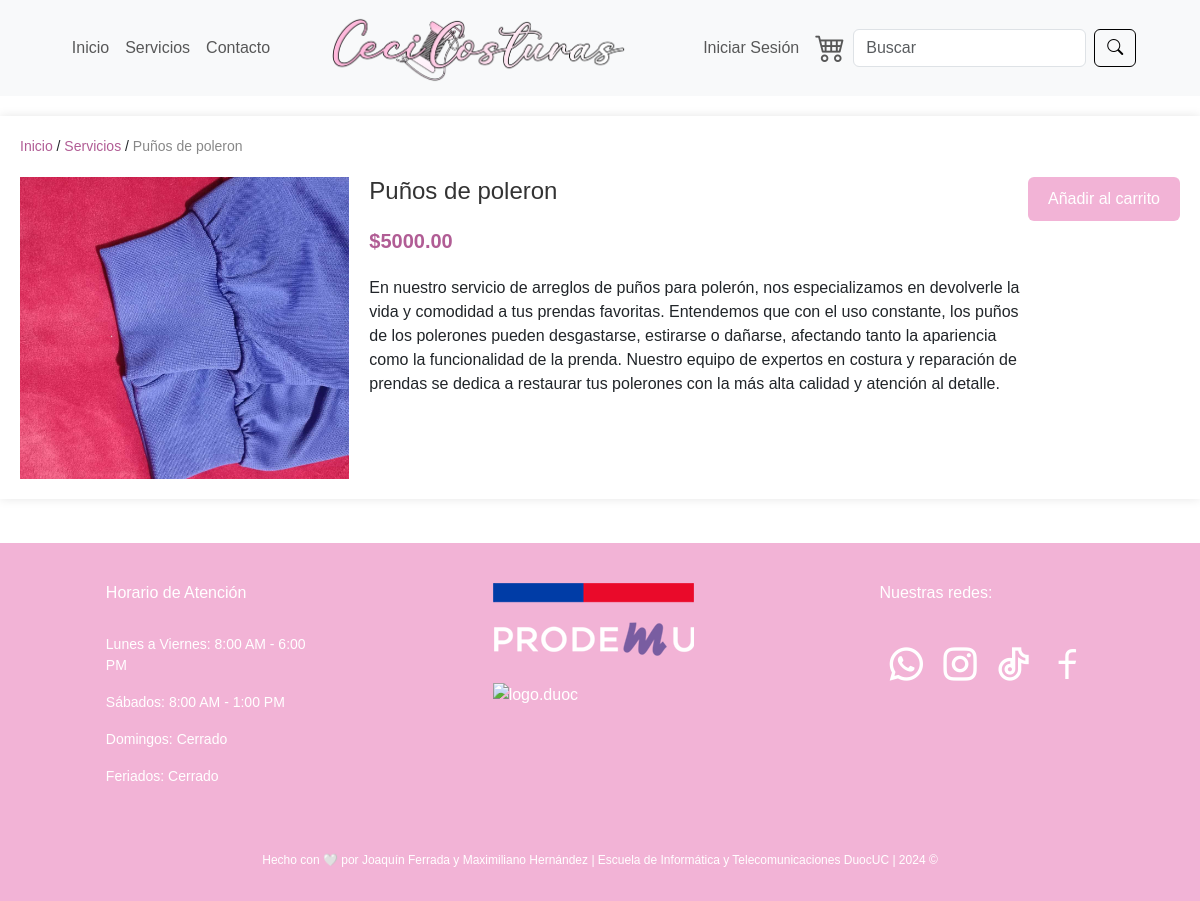
The page /services/6/ on the database its author committed.
### services/models.py (models this page shows, shortened)
class Service(models.Model):
    id = models.AutoField(primary_key=True)
    title = models.CharField(max_length=100)
    description = models.TextField()
    price = models.DecimalField(max_digits=10, decimal_places=2)
    image = models.ImageField(upload_to='services/', blank=True, null=True)  # Guarda en media/services
    create_time = models.DateTimeField(auto_now_add=True)
    update_time = models.DateTimeField(auto_now=True)

### services/views.py (the view)
# urls.py: path('<int:id>/', views.descripcion_servicio, name='descripcion_servicio'),
def descripcion_servicio(request, id):
    servicio = get_object_or_404(Service, id=id) # Obtén el servicio o muestra un error 404 si no existe
    context =   {'servicio': servicio}
    return render(request, 'services/descripcion_servicio.html', context)

### services/templates/services/descripcion_servicio.html (shortened to what this page needs)
{% load static %}
<!DOCTYPE html>
<html lang="en">
<head>
    <link href="https://cdn.jsdelivr.net/npm/bootstrap@5.3.3/dist/css/bootstrap.min.css" rel="stylesheet">
    <link rel="stylesheet" href="{% static 'css/style.css' %}">
    <link rel="stylesheet" href="https://cdn.jsdelivr.net/npm/bootstrap-icons@1.11.3/font/bootstrap-icons.min.css">
    <link href="https://cdn.jsdelivr.net/npm/remixicon@4.2.0/fonts/remixicon.css" rel="stylesheet">
</head>
<body>
    <nav class="navbar navbar-expand-md bg-body-tertiary">
        <div class="container-fluid">
            <div class="collapse navbar-collapse order-3 order-md-2" id="navbar-left">
                <ul class="navbar-nav me-auto">
                    <li class="nav-item">
                        <a class="nav-link" aria-current="page" href="{% url 'index' %}">Inicio</a>
                    </li>
                    <li class="nav-item">
                        <a class="nav-link" href="{% url 'servicios' %}">Servicios</a>
                    </li>
                    <li class="nav-item">
                        <a class="nav-link" href="{% url 'formulario' %}">Contacto</a>
                    </li>
                </ul>
            </div>
            <a class="navbar-brand order-1 order-md-3" href="{% url 'index' %}"><img src="{% static 'images/logo.png' %}"
                    alt="Logo" class="responsive-logo"></a>
            <div class="collapse navbar-collapse order-4 order-md-4" id="navbar-right">
                <ul class="navbar-nav ms-auto d-flex ">
                        {% if user.is_authenticated %}
                        <li class="nav-item">
                            <form action="{% url 'logout' %}" method="post">
                                {% csrf_token %}
                               <a class="nav-link" href="{% url 'logout' %}">Cerrar Sesión</a>
                            </form>
                        </li>
                        {% else %}
                        <li>
                            <a class="nav-link" href="{% url 'login' %}">Iniciar Sesión</a>
                        </li>
                        {% endif %}
                    <li class="nav-item">
                        <a class="nav-link" href="{% url 'carrito' %}"><i class="bi bi-cart4 carrito-login"></i></a>
                    </li>
                    <li class="nav-item">
                        <form class="form-inline d-flex">
                            <input class="form-control me-2" type="search" placeholder="Buscar" aria-label="Buscar">
                            <button class="btn  btn-rosado" type="submit"><i class="bi bi-search"></i></button>
                        </form>
                    </li>
                </ul>
            </div>
        </div>
    </nav>
    <div class="container-servicio">
        <div class="breadcrumbs">
            <a href="{% url 'index' %}">Inicio</a> / <a href="{% url 'servicios' %}">Servicios</a> / <span>{{ servicio.title }}</span>
        </div>
        <div class="product">
            <div class="product-images">
                <img src="{{ servicio.image.url }}" alt="{{ servicio.title }}" class="main-image">
            </div>
            <div class="product-details">
                <h1>{{ servicio.title }}</h1>
                <p class="price">
                    <span class="discounted-price">${{ servicio.price }}</span>
                </p>
                <div class="description">
                    <p>{{ servicio.description }}</p>
                </div>
            </div>
            <div>
                <form method="post" action="{% url 'add_to_cart' servicio.id %}">
                    <button class="btn btn-primary add-to-cart" type="submit">Añadir al carrito</button>
                </form>
            </div>
        </div>
    </div>
    <br><footer class="footer">
        <div class="container">
            <div class="row">
                <div class="col" style="margin-right: 150px;">
                    <br>
                    <h6>Horario de Atención</h6>
                    <br>
                    <p class="footer-text">Lunes a Viernes: 8:00 AM - 6:00 PM</p>
                    <p class="footer-text">Sábados: 8:00 AM - 1:00 PM</p>
                    <p class="footer-text">Domingos: Cerrado</p>
                    <p class="footer-text">Feriados: Cerrado</p>
                </div>
                <div class="col" style="margin-right: 150px;">
                    <br><a href="https://www.prodemu.cl/" target="_blank">
                        <img class="img-footer" src="{% static 'images/prodemu.png' %}"
                            alt="logo.prodemu"></a>
                    <br><br><a
                        href="https://www.duoc.cl/?noticia_post_type=estudiantes-de-la-sede-valparaiso-desarrollaran-sitios-web-para-emprendedoras-beneficiadas-por-promedu"
                        target="_blank">
                        <img class="img-footer"
                            src="https://www.duoc.cl/wp-content/themes/wordpress-duoc-cl/images/logo-duoc.svg"
                            alt="logo.duoc"></a>
                </div>
                <div class="col">
                    <br>
                    <h6>Nuestras redes:</h6>
                    <br>
                    <div class="iconos">
                        <a href="https://web.whatsapp.com/send?phone=56987795611" target="_blank"><i
                                class="ri-whatsapp-line"></i></a>
                        <a href="#"><i class="ri-instagram-line"></i></a>
                        <a href="#"><i class="ri-tiktok-line"></i></a>
                        <a href="#"><i class="ri-facebook-line"></i></a>
                    </div>
                </div>
            </div>
        </div>
        <br><br>
        <p class="footer-small">Hecho con 🤍 por Joaquín Ferrada y Maximiliano Hernández | Escuela de Informática y
            Telecomunicaciones DuocUC | 2024 &copy;</p>
    </footer>
</body>
</html>

### static/css/style.css (style rules this page uses)
body { margin: 0; font-family: 'Poppins', sans-serif; background-color: white; }
*, *::after, *::before { padding: 0; margin: 0; }
:root { --negro: #0D0D0D; --blanco: #F2F2F2; --primary: #F2B3D6; --secondary: #F2C9E0; --oscuro: #260115; --footer: #b15d95; }
.responsive-logo { max-height: 70px; width: auto; height: auto; }
.navbar-nav { flex: 1; display: flex; justify-content: center; align-items: center; }
.carrito-login { font-size: 30px; }
.btn-rosado { color: black; border-color: black; }
footer { background-color: var(--primary); color: #fff; padding: 1em 0; width: auto; height: auto; color: white; }
.footer-small { font-size: 12px; text-align: center; display: flex; justify-content: center; align-items: center; }
.footer-text { font-size: 14px; }
footer .iconos { display: flex; align-items: center; }
footer a { color: #fff; text-decoration: none; }
.iconos a { margin: 0 6px; font-size: 40px; transition: transform 0.3s ease, box-shadow 0.3s ease; }
.container { width: 100%; display: flex; flex-wrap: wrap; justify-content: center; max-width: 1300px; }
.container-servicio { max-width: 1200px; margin: 20px auto; background-color: #fff; padding: 20px; box-shadow: 0 0 10px rgba(0, 0, 0, 0.1); }
.breadcrumbs { font-size: 14px; margin-bottom: 20px; }
.breadcrumbs a { color: var(--footer); text-decoration: none; }
.breadcrumbs span { color: #888; }
.product { display: flex; flex-wrap: wrap; }
.product-images { flex: 1; min-width: 300px; margin-right: 20px; }
.main-image { width: 100%; height: auto; }
.product-details { flex: 2; min-width: 300px; }
.product-details h1 { margin-top: 0; font-size: 24px; color: #333; }
.price { margin: 20px 0; }
.discounted-price { color: var(--footer); font-size: 20px; }
.reference, .description, .usage, .specifications, .material { margin-bottom: 20px; }
.add-to-cart { background-color: var(--primary); color: #fff; padding: 10px 20px; border: none; cursor: pointer; font-size: 16px; }
.price { color: var(--primary); font-weight: bold; }

### rows shown on the page
Service: title "Puños de poleron", image (picture), price "5000.00", description "En nuestro servicio de arreglos de puños para polerón, nos especializamos en devolverle la vida y comodidad a tus prendas favoritas. Entendemos que con el uso constante, los puños de los polerones pueden desgastarse, estirarse o dañarse, afectando tanto la apariencia como la funcionalidad de la prenda. Nuestro equipo de expertos en costura y reparación de prendas se dedica a restaurar tus polerones con la más alta calidad y atención al detalle."
